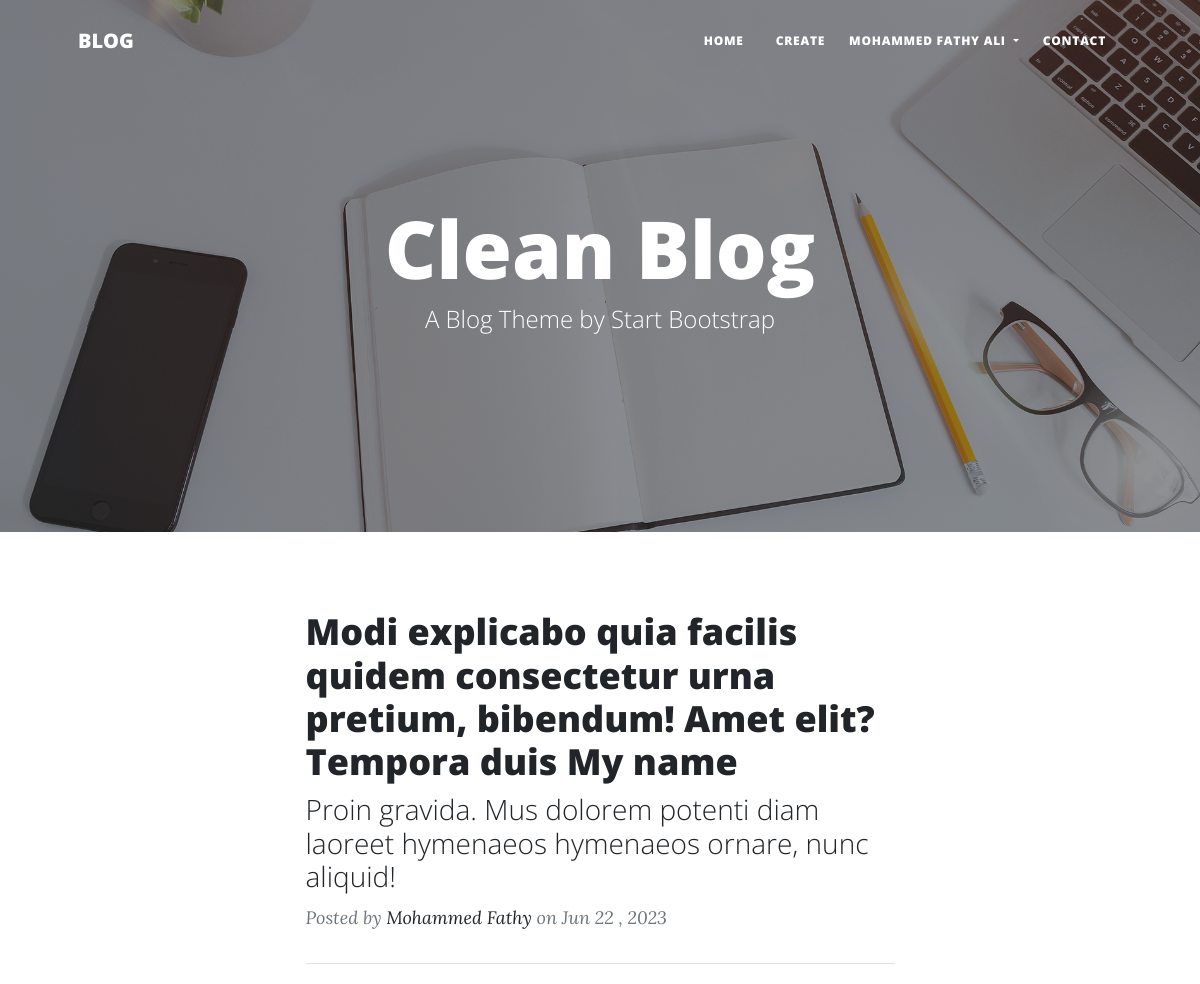
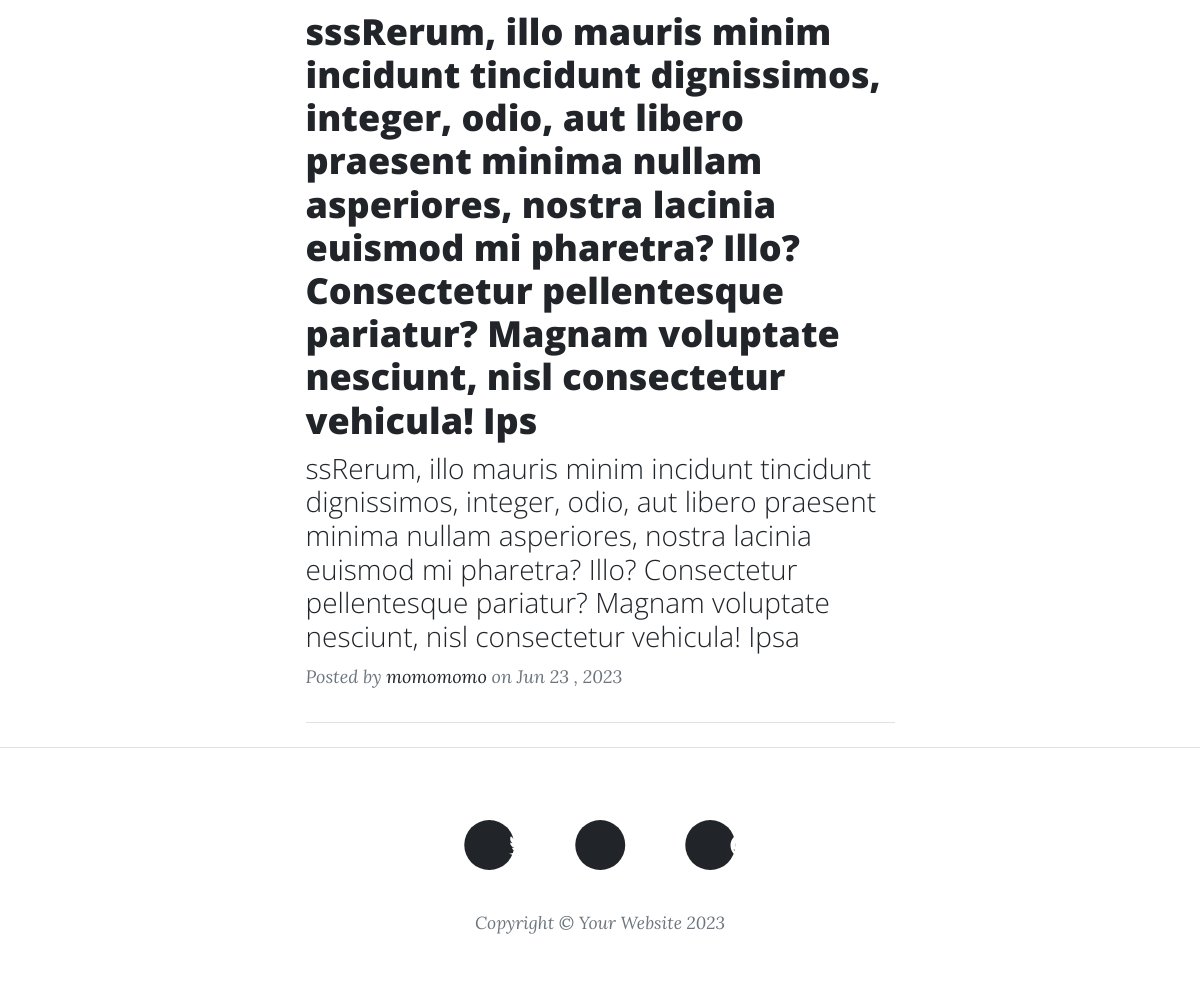
The app's page /categories/categories.php?cat_id=2 (signed in) with its own data (2 pictures, top to bottom).
### tables this page shows
CREATE TABLE `posts` (
  `id` int(11) NOT NULL,
  `user_id` int(11) NOT NULL,
  `category_id` int(11) NOT NULL,
  `category_name` varchar(255) NOT NULL,
  `username` varchar(255) NOT NULL,
  `title` varchar(255) NOT NULL,
  `sub_title` varchar(255) NOT NULL,
  `body` text NOT NULL,
  `img` varchar(200) NOT NULL,
  `created_at` timestamp NOT NULL DEFAULT current_timestamp(),
  `status` tinyint(1) NOT NULL DEFAULT 0
);

### config/database.php (called while the page is built, shortened)
<?php
abstract class UserDatabase
{
    public function __construct()
    {
        $this->conn = new PDO(DSN, USER, PASSWORD);
    }
}

### config/databases/posts.php (called while the page is built, shortened)
<?php require __DIR__ . "/../database.php"; ?>
<?php
class Posts extends UserDatabase
{
    public function get_posts_by_category($category_id)
    {
        $statement = $this->conn->prepare("SELECT * FROM posts WHERE category_id=:category_id");
        $statement->bindValue("category_id", $category_id);
        $statement->execute();
        $post = $statement->fetchAll(PDO::FETCH_OBJ);
        return $post;
    }
}
$postsDB = new Posts();
?>

### categories/categories.php (the view, shortened to what this page needs)
<?php require "../includes/header.php"; ?>
<?php require "../config/databases/posts.php"; ?>
<?php
if (isset($_GET["cat_id"])) {
    $allPostsOfACategory = $postsDB->get_posts_by_category($_GET["cat_id"]);
}
?>
<header class="masthead" style="background-image: url('assets/img/home-bg.jpg')">
    <div class="container position-relative px-4 px-lg-5">
        <div class="row gx-4 gx-lg-5 justify-content-center">
            <div class="col-md-10 col-lg-8 col-xl-7">
                <div class="site-heading">
                    <h1>Clean Blog </h1>
                    <span class="subheading">A Blog Theme by Start Bootstrap</span>
                </div>
            </div>
        </div>
    </div>
</header>
<div class="container px-4 px-lg-5">
    <div class="row gx-4 gx-lg-5 justify-content-center">
        <div class="col-md-10 col-lg-8 col-xl-7">
            <?php foreach ($allPostsOfACategory as $post) : ?>
                <div class="post-preview">
                    <a href="../posts/post.php?post_id=<?php echo $post->id ?>">
                        <h2 class="post-title">
                            <?php echo $post->title ?>
                        </h2>
                        <h3 class="post-subtitle">
                            <?php echo $post->sub_title ?>
                        </h3>
                    </a>
                    <p class="post-meta">
                        Posted by
                        <a href="#!"> <?php echo $post->username ?>
                        </a>
                        on <?php echo date("M d , Y", strtotime($post->created_at)) ?>
                    </p>
                </div>
                <hr class="my-4" />
            <?php endforeach; ?>
        </div>
    </div>
</div>
<?php require "../includes/footer.php"; ?>

### records on screen
posts: title "Modi explicabo quia facilis quidem consectetur urna pretium, bibendum! Amet elit? Tempora duis My name", sub_title "Proin gravida. Mus dolorem potenti diam laoreet hymenaeos hymenaeos ornare, nunc aliquid!", username "Mohammed Fathy", created_at "Jun 22 , 2023"
posts: title "sssRerum, illo mauris minim incidunt tincidunt dignissimos, integer, odio, aut libero praesent minima nullam asperiores, nostra lacinia euismod mi pharetra? Illo? Consectetur pellentesque pariatur? Magnam voluptate nesciunt, nisl consectetur vehicula! Ips", sub_title "ssRerum, illo mauris minim incidunt tincidunt dignissimos, integer, odio, aut libero praesent minima nullam asperiores, nostra lacinia euismod mi pharetra? Illo? Consectetur pellentesque pariatur? Magnam voluptate nesciunt, nisl consectetur vehicula! Ipsa", username "momomomo", created_at "Jun 23 , 2023"

### other values on screen
$_SESSION["username"] "MOHAMMED FATHY ALI"
